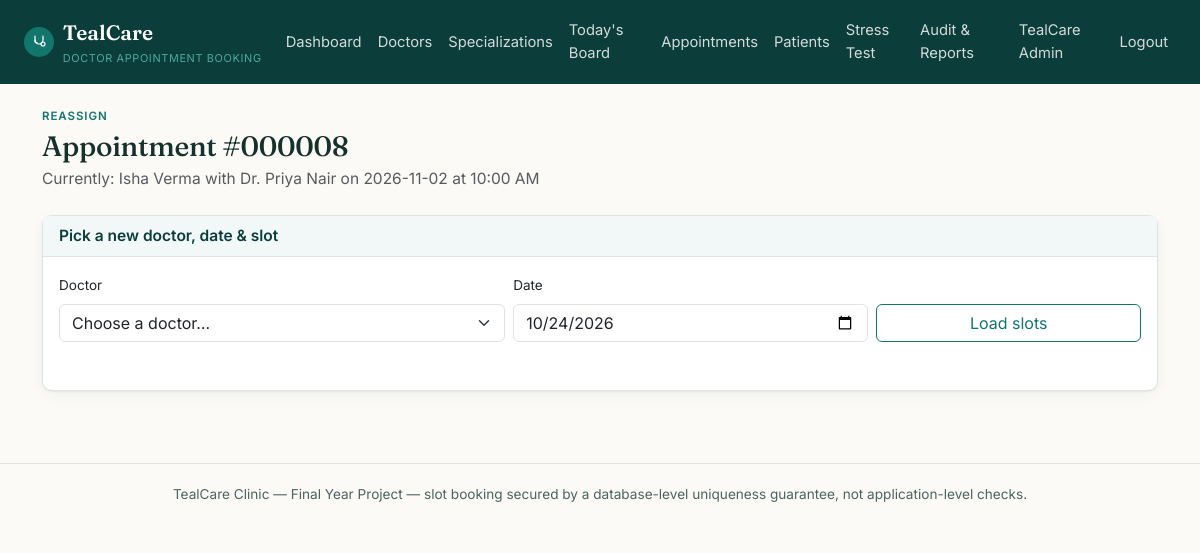
Page /admin/appointments/8/reassign (signed in) on the committed database.
### tables this page shows
CREATE TABLE users (
    id INT AUTO_INCREMENT PRIMARY KEY,
    role ENUM('admin','doctor','patient') NOT NULL,
    name VARCHAR(150) NOT NULL,
    email VARCHAR(190) NOT NULL UNIQUE,
    password_hash VARCHAR(255) NOT NULL,
    phone VARCHAR(20) NULL,
     
    staff_code VARCHAR(20) NULL UNIQUE,
     
     
    status ENUM('active','suspended') NOT NULL DEFAULT 'active',
    reset_token VARCHAR(64) NULL,
    reset_token_expires_at DATETIME NULL,
    created_at TIMESTAMP NOT NULL DEFAULT CURRENT_TIMESTAMP
);

CREATE TABLE appointments (
    id INT AUTO_INCREMENT PRIMARY KEY,
    patient_id INT NOT NULL,
    doctor_id INT NOT NULL,
     
     
    reservation_id INT NULL,
    appointment_date DATE NOT NULL,
    start_time TIME NOT NULL,
    end_time TIME NOT NULL,
    status ENUM('booked','completed','cancelled','no_show') NOT NULL DEFAULT 'booked',
    notes TEXT NULL,
    cancelled_by VARCHAR(20) NULL,
     
     
    is_stress_test TINYINT(1) NOT NULL DEFAULT 0,
    created_at TIMESTAMP NOT NULL DEFAULT CURRENT_TIMESTAMP,
    updated_at TIMESTAMP NOT NULL DEFAULT CURRENT_TIMESTAMP ON UPDATE CURRENT_TIMESTAMP,
    FOREIGN KEY (patient_id) REFERENCES users(id),
    FOREIGN KEY (doctor_id) REFERENCES doctors(id),
    FOREIGN KEY (reservation_id) REFERENCES slot_reservations(id) ON DELETE SET NULL,
    INDEX idx_doctor_date (doctor_id, appointment_date),
    INDEX idx_patient (patient_id)
);

### app/views/admin/appointments/reassign.php (the view, shortened to what the rows shown need)
<p class="eyebrow mb-1">Reassign</p>
<h1 class="h3 mb-1">Appointment #<?= str_pad($appointment['id'], 6, '0', STR_PAD_LEFT) ?></h1>
<p class="text-muted mb-4">Currently: <?= htmlspecialchars($appointment['patient_name'], ENT_QUOTES) ?> with <?= htmlspecialchars($appointment['doctor_name'], ENT_QUOTES) ?> on <?= htmlspecialchars($appointment['appointment_date'], ENT_QUOTES) ?> at <?= date('g:i A', strtotime($appointment['start_time'])) ?></p>
<div class="card card-tc">
    <div class="card-header">Pick a new doctor, date &amp; slot</div>
    <div class="card-body">
        <div class="row g-2 mb-3">
            <div class="col-md-5">
                <label class="form-label small">Doctor</label>
                <select id="doctorSelect" class="form-select">
                    <option value="">Choose a doctor&hellip;</option>
                </select>
            </div>
            <div class="col-md-4">
                <label class="form-label small">Date</label>
                <input type="date" id="dateInput" class="form-control" min="<?= date('Y-m-d') ?>" value="<?= date('Y-m-d') ?>">
            </div>
            <div class="col-md-3 d-flex align-items-end">
                <button id="loadSlotsBtn" type="button" class="btn btn-outline-tc w-100">Load slots</button>
            </div>
        </div>
    </div>
</div>

### core/Router.php (shortened to what the rows shown need)
<?php
class Router
{
    private array $routes = ['GET' => [], 'POST' => []];
    private static string $basePath = '';
    public static function setBasePath(string $path): void
    {
        self::$basePath = rtrim($path, '/');
    }
    public static function url(string $path = ''): string
    {
        return self::$basePath . $path;
    }
    public function get(string $pattern, array $handler): void
    {
        $this->routes['GET'][$pattern] = $handler;
    }
    public function post(string $pattern, array $handler): void
    {
        $this->routes['POST'][$pattern] = $handler;
    }
    public function dispatch(string $method, string $uri): void
    {
        $path = parse_url($uri, PHP_URL_PATH) ?? '/';
        $path = rtrim($path, '/');
        foreach ($this->routes[$method] ?? [] as $pattern => $handler) {
            $params = $this->match($pattern, $path);
            if ($params !== null) {
                [$controllerClass, $action] = $handler;
                $controller = new $controllerClass();
                call_user_func_array([$controller, $action], $params);
                return;
            }
        }
    }
    private function match(string $pattern, string $path): ?array
    {
        $regex = preg_replace('#\{[a-zA-Z_]+\}#', '([^/]+)', $pattern);
        $regex = rtrim($regex, '/');
        if ($regex === '') {
            $regex = '/';
        }
        if (!preg_match('#^' . $regex . '$#', $path, $matches)) {
            return null;
        }
        array_shift($matches);
        return $matches;
    }
}

### app/views/partials/header.php (shortened to what the rows shown need)
<?php
$currentUser = Auth::user();
?>
<!doctype html>
<html lang="en">
<head>
    <link href="https://cdn.jsdelivr.net/npm/bootstrap@5.3.3/dist/css/bootstrap.min.css" rel="stylesheet">
    <link href="<?= Router::url('/assets/css/style.css') ?>" rel="stylesheet">
</head>
<body>
<nav class="navbar navbar-expand-lg navbar-tc">
    <div class="container-fluid px-3 px-lg-4">
        <a class="navbar-brand" href="<?= Router::url($currentUser ? \App\Controllers\AuthController::roleHome($currentUser['role']) : '/login') ?>">
            <span class="brand-mark">
            </span>
            <span>TealCare<small>Doctor Appointment Booking</small></span>
        </a>
        <div class="collapse navbar-collapse" id="navMain">
            <ul class="navbar-nav ms-auto align-items-lg-center">
                <?php if ($currentUser && $currentUser['role'] === 'admin'): ?>
                    <li class="nav-item"><a class="nav-link" href="<?= Router::url('/admin/dashboard') ?>">Dashboard</a></li>
                    <li class="nav-item"><a class="nav-link" href="<?= Router::url('/admin/doctors') ?>">Doctors</a></li>
                    <li class="nav-item"><a class="nav-link" href="<?= Router::url('/admin/specializations') ?>">Specializations</a></li>
                    <li class="nav-item"><a class="nav-link" href="<?= Router::url('/admin/board') ?>">Today's Board</a></li>
                    <li class="nav-item"><a class="nav-link" href="<?= Router::url('/admin/appointments') ?>">Appointments</a></li>
                    <li class="nav-item"><a class="nav-link" href="<?= Router::url('/admin/patients') ?>">Patients</a></li>
                    <li class="nav-item"><a class="nav-link" href="<?= Router::url('/admin/stress-test') ?>">Stress Test</a></li>
                    <li class="nav-item"><a class="nav-link" href="<?= Router::url('/admin/audit-log') ?>">Audit &amp; Reports</a></li>
                <?php endif; ?>
                <?php if ($currentUser): ?>
                    <li class="nav-item"><a class="nav-link" href="<?= Router::url('/account') ?>"><?= htmlspecialchars($currentUser['name'], ENT_QUOTES) ?></a></li>
                    <li class="nav-item">
                        <form method="post" action="<?= Router::url('/logout') ?>" class="d-inline">
                            <button type="submit" class="btn btn-link nav-link" style="border:0;">Logout</button>
                        </form>
                    </li>
                <?php else: ?>
                    <li class="nav-item"><a class="nav-link" href="<?= Router::url('/login') ?>">Login</a></li>
                    <li class="nav-item"><a class="nav-link" href="<?= Router::url('/register') ?>">Register</a></li>
                <?php endif; ?>
            </ul>
        </div>
    </div>
</nav>
<div class="container py-4">

### rows in the picture
users: name "TealCare Admin"
appointments: id "000008", patient.name "Isha Verma", users.name "Dr. Priya Nair", appointment_date "2026-11-02", start_time "10:00 AM"
